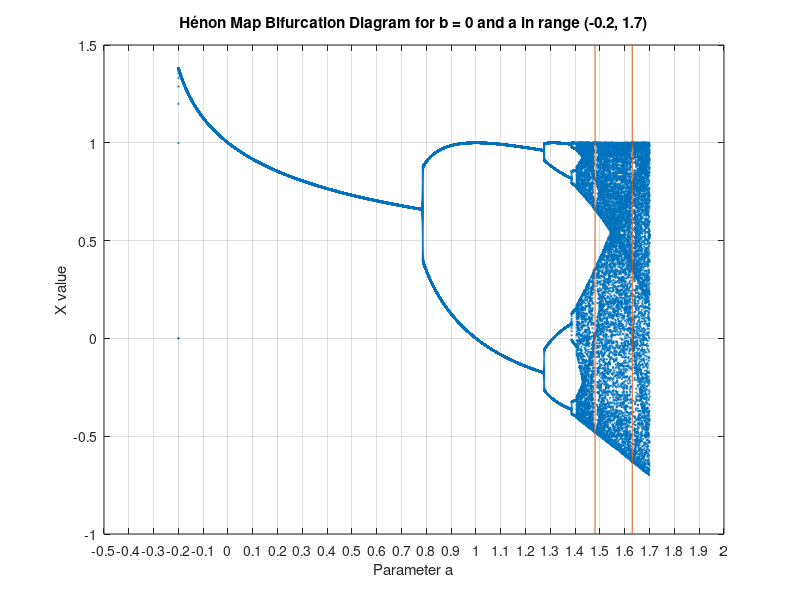

Recreate this plot in MATLAB.
% Parameters
a = 0.3;
b = 0.4;
% Initial conditions - First set
n = 50;
x1 = zeros(1, n);
x1(1) = 0;
x1(2) = 0;
% Henon map iterations - First set
for i = 3:n
x1(i) = 1 - a * x1(i-1)^2 + b * x1(i-2);
end
% Initial conditions - Second set
x2 = zeros(1, n);
x2(1) = 0.00001;
x2(2) = 0.00001;
% Henon map iterations - Second set
for i = 3:n
x2(i) = 1 - a * x2(i-1)^2 + b * x2(i-2);
end
% Plotting both sets together
figure;
plot(1:n, x1, 'b', 1:n, x2, 'r');
title('Comparison of 1D Henon Maps for Different Initial Conditions');
xlabel('n');
ylabel('x_n');
legend('x(1) = 0.1', 'x(1) = 0.0001');
axis ("auto[x]");

%octave doesnt have xline function so we implement it
xline = @(xval, varargin) line([xval xval], ylim, varargin{:});
a_values = linspace(-0.2, 1.7, 100000);
b = 0;
x = [0, 0]; % Initializing x with 0, 0

for i = 3:length(a_values)
x(i) = 1 - a_values(i) * x(i - 1)^2 + b * x(i - 2);
end
plot(a_values, x, 'o', 'MarkerSize', 1);
grid on;
xlabel('Parameter a');
ylabel('X value');
title('Hénon Map Bifurcation Diagram for b = 0 and a in range (-0.2, 1.7)');
xline(1.63);
xline(1.48);
% Setting x-axis ticks for every 0.1
xticks(-1:0.1:2)


